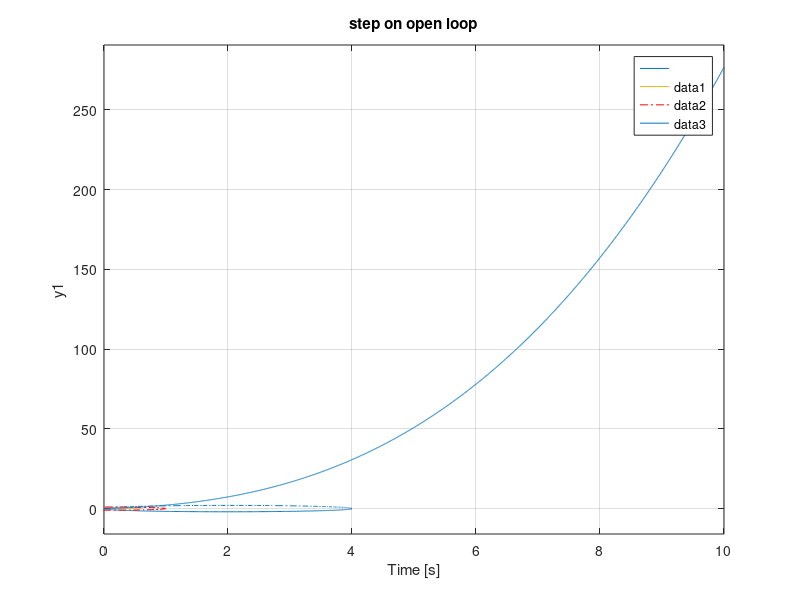
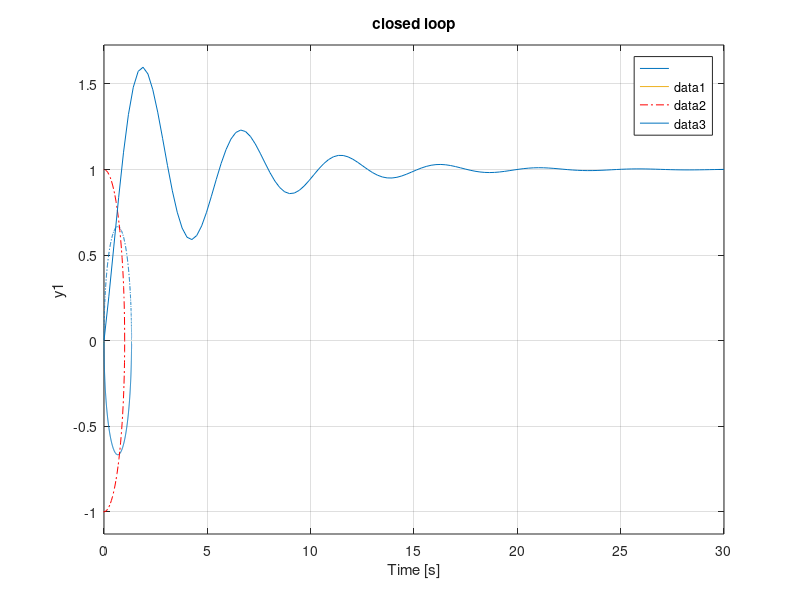
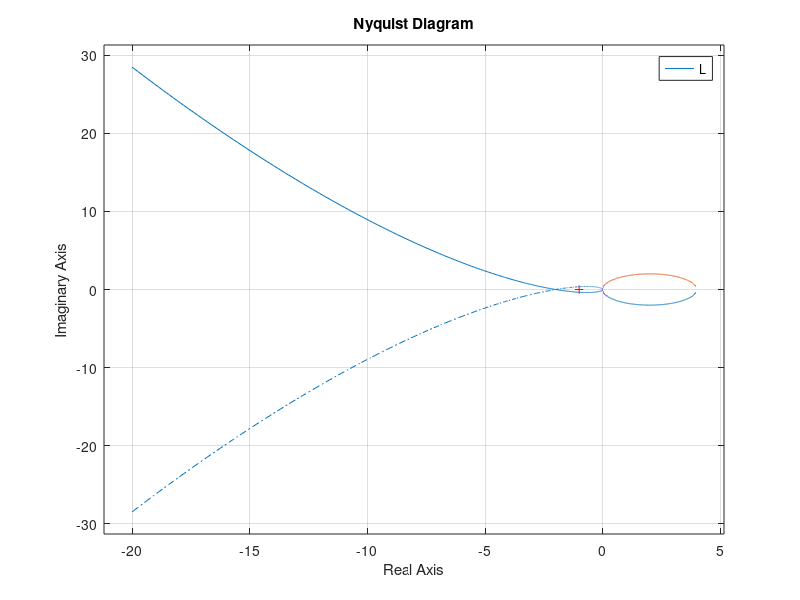
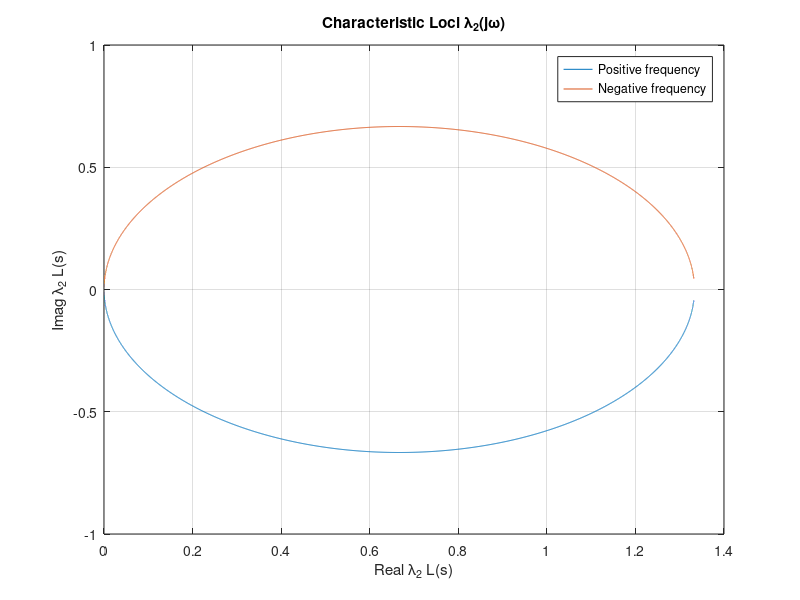

Reproduce these figures in MATLAB, in order. (Note: this script raises an error after producing the figures.)
clear all
close all
clc

s = tf('s');
G = [1/(s+1) 1/(s-2);
    0 1/(s+3)];
K = 4*eye(2);

figure(1)
nyquist(4*G(1,1))
title('First diagonal element L(s)')

figure(2)
nyquist(4*G(2,2))
title('Second diagonal element L(s)')


%Loci
%Loci1 = (4*s+12)/((s+1)*(s+3));
Loci1 = 4/(s+1);
%Loci2 = (4*s+4)/((s+1)*(s+3));
Loci2 = 4/(s+3);
freq = logspace(-1,5,10e3);



figure(3)
Lociplt1= squeeze(freqresp(Loci1,freq));
plot(Lociplt1)
hold on
plot(real(Lociplt1),-imag(Lociplt1))
title('Characteristic Loci \lambda_1(j\omega)')
xlabel('Real \lambda_1 L(s)')
ylabel('Imag \lambda_1 L(s)')
legend('Positive frequency','Negative frequency')
grid on

figure(4)
Lociplt2= squeeze(freqresp(Loci2,freq));
plot(Lociplt2)
hold on
plot(real(Lociplt2),-imag(Lociplt2))
title('Characteristic Loci \lambda_2(j\omega)')
xlabel('Real \lambda_2 L(s)')
ylabel('Imag \lambda_2 L(s)')
legend('Positive frequency','Negative frequency')
grid on

figure(5)
loci = zeros(1,length(Lociplt2));
for i = 1:length(Lociplt2)
    loci(i) = prod([1+Lociplt2(i) 1+Lociplt1(i)]);
end
plot(loci)
















%% B
clear all
close all
clc

s = tf('s');
L = [1/(s+1) 1;
    (s-1)/(s+1) 1];
eig(L) 

w = logspace(-2,10,1000);
s = 1i*w;
eig1 = (-s+(5*s.^2+4*s).^(1/2))./(2*(s+1));
eig2 = (-s-(5*s.^2+4*s).^(1/2))./(2*(s+1));

figure(1)
hold on
%plot(real(eig1),-imag(eig1)) %negative freq
plot(real(eig1),imag(eig1)) %Positive freq
cr = linspace (0,2*pi,100);
plot(cos(cr),sin(cr),'-.', 'Color','red')
% plot([-1 -1],[2 -2],'Color','r')
% plot([1 1],[2 -2],'Color','r')
xlabel('Real \lambda_1 L(s)')
ylabel('Imag \lambda_1 L(s)')
title('Eigenvalue \lambda_1 L(s)')
xlim([-1.5 1.5])
ylim([-1.5 1.5])
grid on

figure(2)
hold on
%plot(real(eig2),-imag(eig2)) %negative freq
plot(real(eig2),imag(eig2)) %Positive freq
plot(cos(cr),sin(cr),'-.', 'Color','red')
% plot([-1 -1],[2 -2],'Color','r')
% plot([1 1],[2 -2],'Color','r')
xlabel('Real \lambda_2 L(s)')
ylabel('Imag \lambda_2 L(s)')
title('Eigenvalue \lambda_2 L(s)')
xlim([-1.5 1.5])
ylim([-1.5 1.5])
grid on

% figure(3)
% nyquist(L)
% step(L)

%% C_a
close all
clear all
clc

s = tf('s');
L = (s+1)^2/s^3;
T = L*(1+L)^-1;

figure(1)
step(L)
title('step on open loop')

figure(2)
step(T)
title('closed loop')

figure(3)
nyquist(L)



%% C_b
clear all
close all
clc 

s = tf('s');
L = [ 1/(s+1) 1/s^3;
    0   1/(s+2)];

T = L*(1+L)^-1;

figure(1)
step(L)
title('step on open loop')

figure(2)
step(T)
title('closed loop')

w = logspace(-2,10,1000);
s = 1i*w;
eig1 = 1./(s+1);
eig2 = 1./(s+2);

figure(3)
hold on
% plot(real(eig1),-imag(eig1)) %negative freq
plot(real(eig1),imag(eig1)) %Positive freq
cr = linspace (0,2*pi,100);
plot(cos(cr),sin(cr),'-.', 'Color','red')
% plot([-1 -1],[2 -2],'Color','r')
% plot([1 1],[2 -2],'Color','r')
xlabel('Real \lambda_1 L(s)')
ylabel('Imag \lambda_1 L(s)')
title('Eigenvalue \lambda_1 L(s)')
xlim([-1.5 1.5])
ylim([-1.5 1.5])
grid on

figure(5)
hold on
% plot(real(eig2),-imag(eig2)) %negative freq
plot(real(eig2),imag(eig2)) %Positive freq
cr = linspace (0,2*pi,100);
plot(cos(cr),sin(cr),'-.', 'Color','red')
% plot([-1 -1],[2 -2],'Color','r')
% plot([1 1],[2 -2],'Color','r')
xlabel('Real \lambda_2 L(s)')
ylabel('Imag \lambda_2 L(s)')
title('Eigenvalue \lambda_2 L(s)')
xlim([-1.5 1.5])
ylim([-1.5 1.5])
grid on

figure(4)
loci = zeros(1,length(eig2));
for i = 1:length(eig2)
    loci(i) = prod([1+eig2(i) 1+eig1(i)]);
end
plot(loci)
hold on
plot(real(loci),-imag(loci))